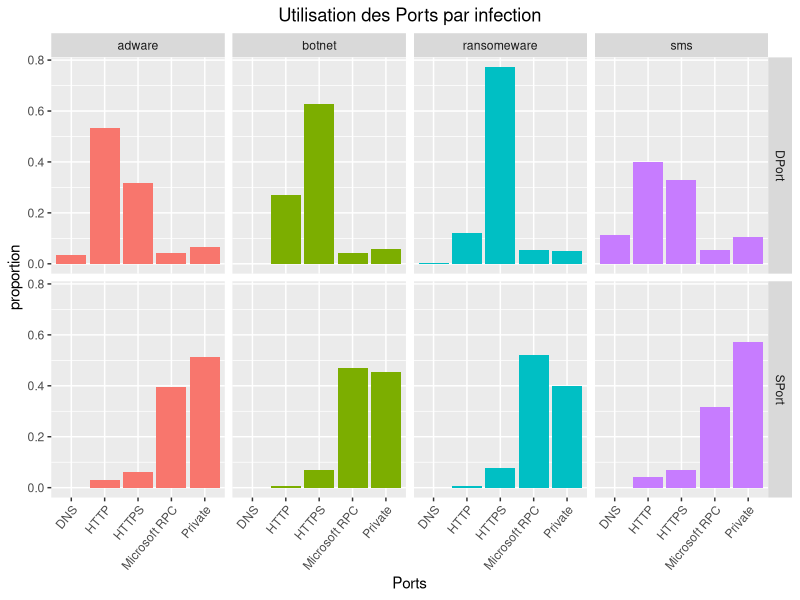
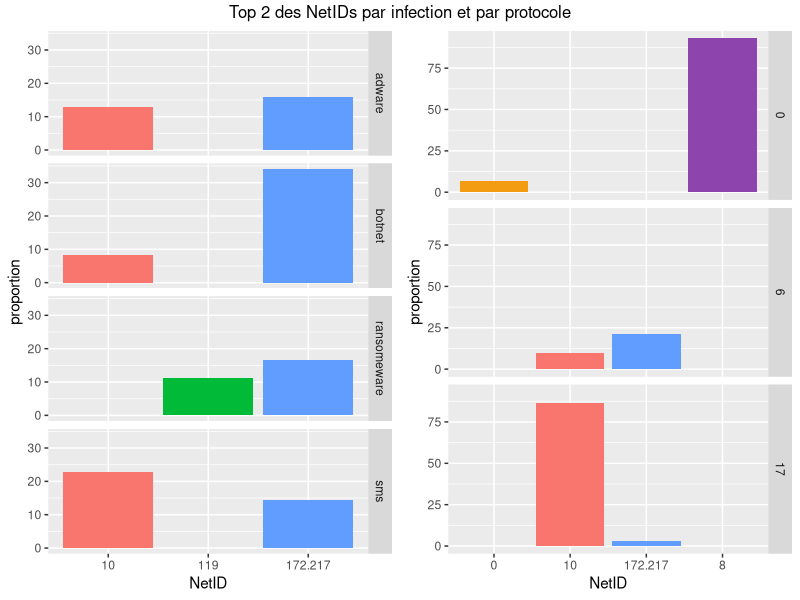
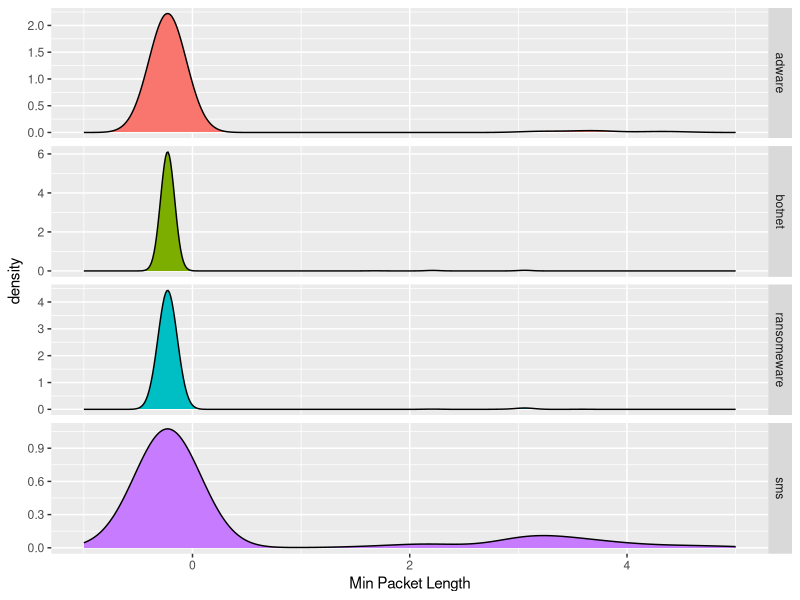
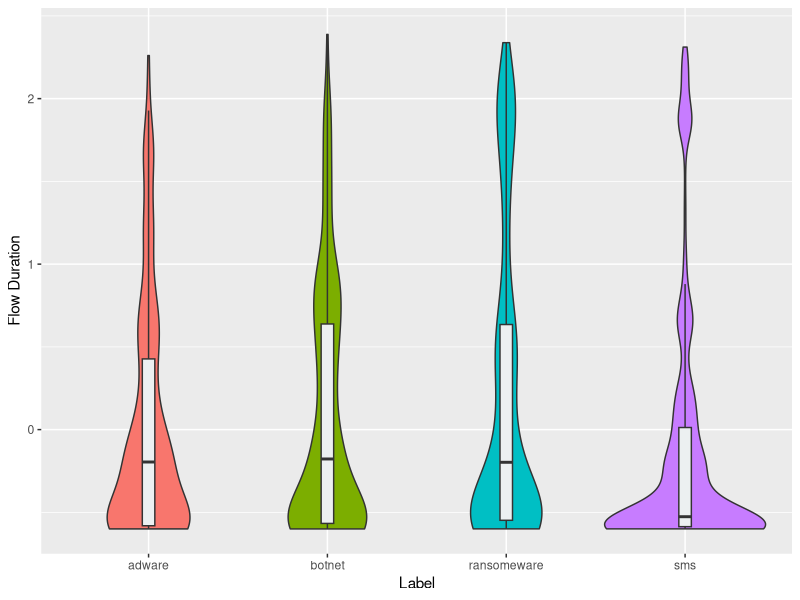
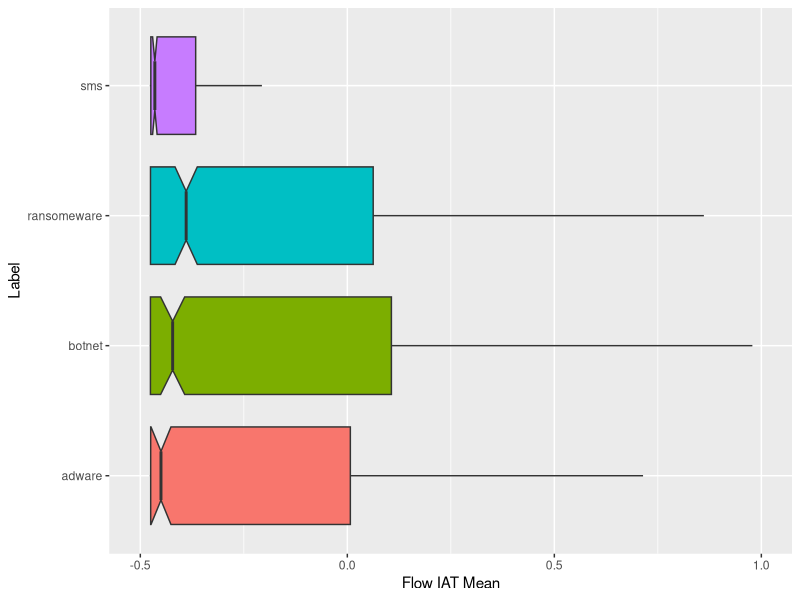

Recreate these plots in R, in order.
## ---- chunk 1
library(tidyverse)
library(gridExtra)
library(caret)
library(randomForest)
library(ranger) #RandomForest plus rapide
library(rpart)
library(pROC)
## ---- chunk 2
data <- read_csv("data/hackerAttack.csv")
## ---- chunk 3
ip_split <- function(ip){
    #' Renvoie le Net-ID d'une adresse IP
    octets <- str_split(ip, "\\.")[[1]]
    if (as.numeric(octets[1]) <= 127) {
        netID <- octets[1]
    } else {
        netID <- paste(octets[1], octets[2], sep = ".")
    }
    
    return(netID)
}
## ---- chunk 4
data %>% 
select_if(is.numeric) %>% 
summarise_all(var) %>% 
gather() %>%
select(value) %>%
as.matrix() %>%
quantile(0.25) -> q1
## ---- chunk 5
data <- data %>% 
rename(IP = 'Destination IP') %>% 
rowwise() %>% # vectorise la fonction ip_split
mutate(IP = ip_split(IP)) %>% 
as_tibble() # supprime rowwise_df
## ---- chunk 6
data <- data %>% 
rename(
    SPort = 'Source Port',
    DPort = 'Destination Port',
) %>% 
mutate(
    DPort = case_when(
        DPort == 53 ~ "DNS",
        DPort == 80 ~ "HTTP",
        DPort == 443 ~ "HTTPS",
        DPort %in% c(1024:5000, 49152:65535) ~ "Microsoft RPC",
        DPort %in% 60000:61000 ~ "Mosh",
        TRUE ~ "Private"
    ),
    SPort = case_when(
        SPort == 80 ~ "HTTP",
        SPort == 443 ~ "HTTPS",
        SPort %in% c(1024:5000, 49152:65535) ~ "Microsoft RPC",
        SPort %in% 60000:61000 ~ "Mosh",
        TRUE ~ "Private"
    )
) %>% 
mutate_at(
    c('SPort', 'DPort', 'IP', 'Protocol', 'Label'),
    funs(factor)
) %>% 
select(
    1:4, # Facteurs
    colnames(select_if(., function(col) is.numeric(col) && var(col) >= q1)), # Variances faibles
    ncol(.) # Label
) %>% 
mutate_if(
    is.numeric,
    scale
)
## ---- chunk 7
dim_quant <- data %>% select_if(is.numeric) %>% ncol()
dim_IP <- length(unique(data$IP))
dim_SPort <- length(unique(data$SPort))
dim_DPort <- length(unique(data$DPort))
dim_Protocol <- length(unique(data$Protocol))
dim_X <- dim_quant + dim_IP-1 + dim_SPort-1 + dim_DPort-1 + dim_Protocol-1
## ---- chunk 8
data %>%
select(SPort, DPort, Label) %>%
gather("Entry", "Port", -Label) %>% ggplot() + 
aes(x = Port, y = ..prop.., group = 1, fill = Label) +
geom_bar() + guides(fill = F) + 
facet_grid(cols = vars(Label), rows = vars(Entry)) +
labs(title = "Utilisation des Ports par infection", x = "Ports", y = "proportion") +
theme(
    axis.text.x = element_text(angle = 50, hjust = 1),
    plot.title = element_text(hjust = 0.5)
)
## ---- chunk 9
ip_label <- data %>% 
group_by(Label, IP) %>% 
summarise(proportion = n()) %>%
mutate(proportion = proportion*100 / sum(proportion)) %>% 
top_n(2, proportion) %>% 
ggplot() + aes(x = IP, y = proportion, fill = IP) +
geom_bar(stat="identity") + facet_grid(Label~.) +
guides(fill = F) + xlab("NetID")

ip_protocol <- data %>% 
group_by(Protocol, IP) %>% 
summarise(proportion = n()) %>%
mutate(proportion = proportion*100 / sum(proportion)) %>% 
top_n(2, proportion) %>% 
ggplot() + aes(x = IP, y = proportion, fill = IP) +
geom_bar(stat="identity") + facet_grid(Protocol~.) +
guides(fill = F) + xlab("NetID") +
scale_fill_manual(values = c("#f39c12", "#f8766d", "#619cff", "#8e44ad"))
## ---- chunk 10
data %>% 
group_by(Label, Protocol) %>% 
summarise(proportion = n()) %>%
mutate(proportion = proportion*100 / sum(proportion)) %>% 
spread(Protocol, proportion)
grid.arrange(ip_label, ip_protocol,
             ncol = 2, nrow = 1,
             top = "Top 2 des NetIDs par infection et par protocole"
)
## ---- chunk 11
ggplot(data) + aes(x = `Min Packet Length`, fill = Label) +
geom_density() + facet_grid(Label~., scales = "free_y") +
xlim(range(-1,5)) + guides(fill = F)
## ---- chunk 12
ggplot(data) + aes(y = `Flow Duration`, x = Label, fill = Label) +
geom_violin() + ylim(range(-0.6:2.6)) + guides(fill = F) +
geom_boxplot(width = 0.07, fill = "#ecf0f1", outlier.size = -1)
## ---- chunk 13
ggplot(data) + 
aes(y = `Flow IAT Mean`, x = Label, fill = Label) +
geom_boxplot(notch=T, outlier.size = -1) +
coord_flip(ylim=c(-0.5, 1)) +
guides(fill = F)
## ---- chunk 14
names(num)
## ---- chunk 15
-1:1
